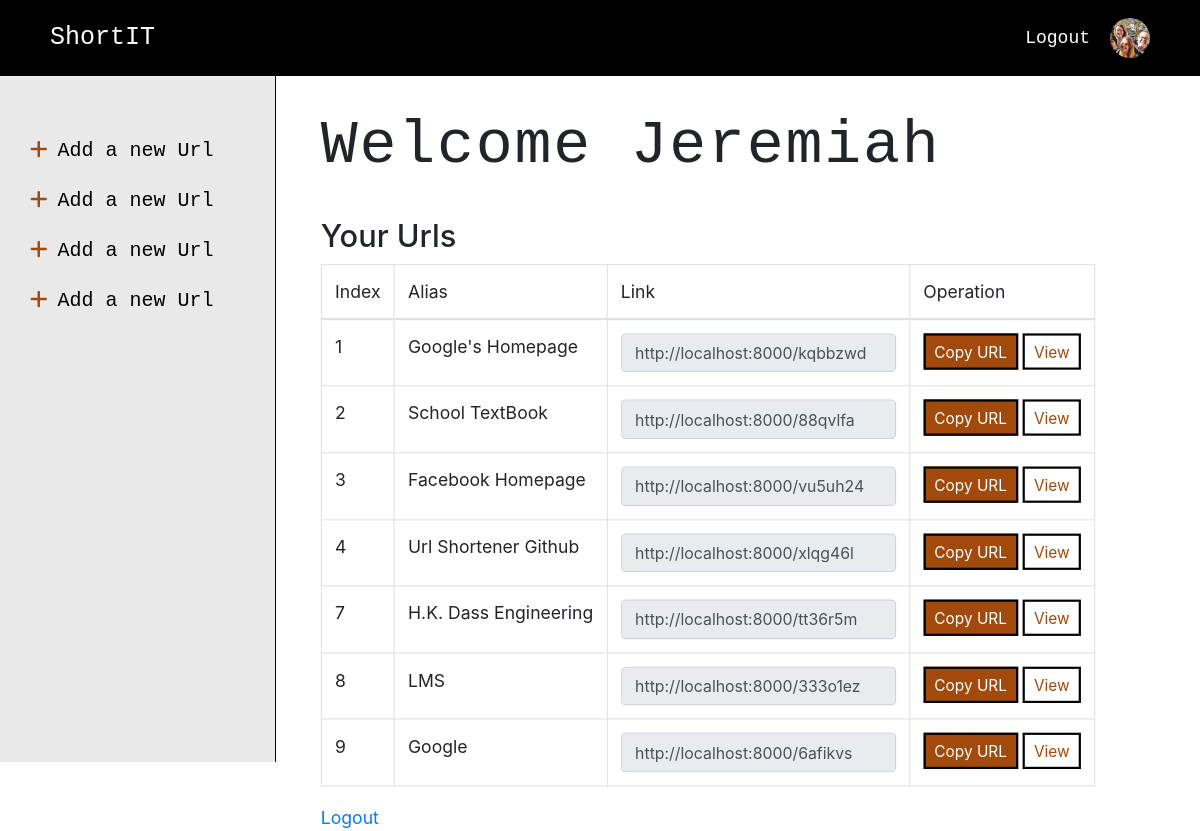
Before: / (signed in) with the older database file.
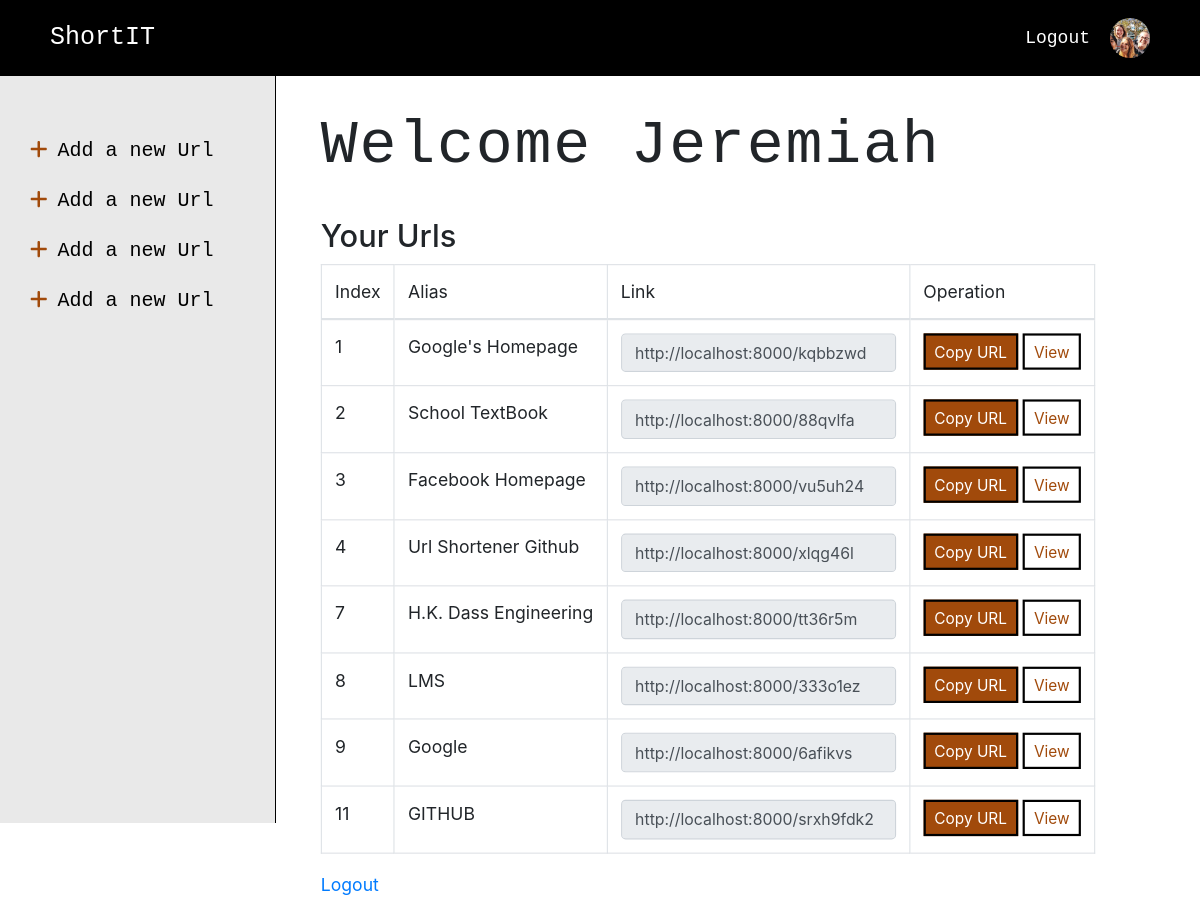
After: the same page with the newer database file.
### shortener/models.py (models this page shows)
class Url(models.Model):
  redirectToUrl = models.TextField()
  createdUrl = models.TextField(blank = True)
  visits = models.IntegerField(default = 0)
  alias = models.CharField(unique = True, max_length = 20)
  text_to_remember = models.CharField(max_length = 20)
  creator = models.ForeignKey(to = User, on_delete= models.CASCADE, related_name = 'urls', blank = True, null =True)

### shortener/views.py (the view)
# urls.py: path('', views.index, name='dashboard'),
def index(request):
    if not request.user.is_authenticated:
        return HttpResponseRedirect(reverse('login'))
    return render(request, 'dashboard.html', context={'urls': request.user.urls.all().reverse()})

### shortener/templates/dashboard.html (shortened to what this page needs)
{% extends 'layout.html' %}
{% block body %}
<div class = 'other'>
  <h1>Welcome {{user.first_name}}</h1>
  <br>
  <h3>Your Urls</h3>
  <table class = 'table table-bordered table-hover w-100'>
    <thead>
      <td>Index</td>
      <td>Alias</td>
      <td>Link</td>
      <td>Operation</td>
    </thead>
    <tbody>
      {% for url in urls %}
      <tr id = {{url.id}}>
        <td>{{url.id}}</td>
        <td>{{url.text_to_remember}}</td>
        <td><input class = 'form-control small' readonly value = '{{url.createdUrl}}'/></td>
        <td>
          <button class = 'btn-primary btn-sm btn'>Copy URL</button>
          <a class = 'btn-success btn-sm btn' href = {{ url.redirectToUrl }} target = '_blank' noreffernoopener>View</a>
        </td>
      </tr>
      {% empty %}
      <li class = 'mb-3'>You have created no urls yet, <a href = "{% url 'new_url' %}">shorten a URL</a></li>
      {% endfor %}
    </tbody>
  </table>
  <a href = "{% url 'logout' %}">Logout</a>
</div>
{% endblock%}

Changed rows visible on the page:
added Url: id "11", text_to_remember "GITHUB", createdUrl "http://localhost:8000/srxh9fdk2"
